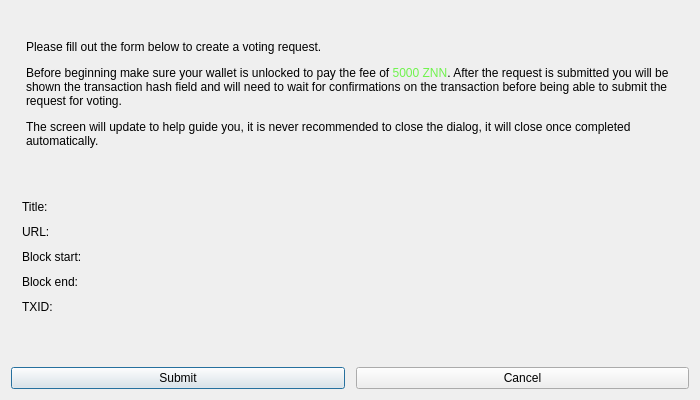
<?xml version="1.0" encoding="UTF-8"?>
<ui version="4.0">
 <class>ProposalDialog</class>
 <widget class="QDialog" name="ProposalDialog">
  <property name="geometry">
   <rect>
    <x>0</x>
    <y>0</y>
    <width>700</width>
    <height>400</height>
   </rect>
  </property>
  <property name="minimumSize">
   <size>
    <width>700</width>
    <height>400</height>
   </size>
  </property>
  <property name="maximumSize">
   <size>
    <width>700</width>
    <height>400</height>
   </size>
  </property>
  <property name="windowTitle">
   <string>Budget Proposal</string>
  </property>
  <layout class="QVBoxLayout" name="verticalLayout">
   <property name="spacing">
    <number>11</number>
   </property>
   <property name="leftMargin">
    <number>11</number>
   </property>
   <property name="topMargin">
    <number>11</number>
   </property>
   <property name="rightMargin">
    <number>11</number>
   </property>
   <property name="bottomMargin">
    <number>11</number>
   </property>
   <item>
    <widget class="QLabel" name="infoLabel">
     <property name="styleSheet">
      <string notr="true">margin: 12px;</string>
     </property>
     <property name="text">
      <string>&lt;html&gt;&lt;head/&gt;&lt;body&gt;&lt;p&gt;Please fill out the form below to create a voting request. &lt;/p&gt;&lt;p&gt;Before beginning make sure your wallet is unlocked to pay the fee of &lt;span style=&quot;color:#6ff34d&quot;&gt;5000 ZNN&lt;/span&gt;. After the request is submitted you will be shown the transaction hash field and will need to wait for confirmations on the transaction before being able to submit the request for voting.&lt;/p&gt;&lt;p&gt;The screen will update to help guide you, it is never recommended to close the dialog, it will close once completed automatically.&lt;/p&gt;&lt;/body&gt;&lt;/html&gt;</string>
     </property>
     <property name="wordWrap">
      <bool>true</bool>
     </property>
    </widget>
   </item>
   <item>
    <layout class="QVBoxLayout" name="verticalLayout_2">
     <item>
      <layout class="QFormLayout" name="formLayout">
       <property name="fieldGrowthPolicy">
        <enum>QFormLayout::AllNonFixedFieldsGrow</enum>
       </property>
       <property name="horizontalSpacing">
        <number>11</number>
       </property>
       <property name="verticalSpacing">
        <number>11</number>
       </property>
       <property name="leftMargin">
        <number>11</number>
       </property>
       <property name="topMargin">
        <number>11</number>
       </property>
       <property name="rightMargin">
        <number>11</number>
       </property>
       <property name="bottomMargin">
        <number>11</number>
       </property>
       <item row="0" column="0">
        <widget class="QLabel" name="label">
         <property name="text">
          <string>Title:</string>
         </property>
         <property name="buddy">
          <cstring>nameEdit</cstring>
         </property>
        </widget>
       </item>
       <item row="0" column="1">
        <widget class="QValidatedLineEdit" name="nameEdit" native="true"/>
       </item>
       <item row="1" column="0">
        <widget class="QLabel" name="label_2">
         <property name="text">
          <string>URL:</string>
         </property>
         <property name="buddy">
          <cstring>urlEdit</cstring>
         </property>
        </widget>
       </item>
       <item row="1" column="1">
        <widget class="QValidatedLineEdit" name="urlEdit" native="true"/>
       </item>
       <item row="2" column="0">
        <widget class="QLabel" name="label_7">
         <property name="text">
          <string>Block start:</string>
         </property>
         <property name="buddy">
          <cstring>blockStart</cstring>
         </property>
        </widget>
       </item>
       <item row="2" column="1">
        <widget class="QValidatedLineEdit" name="blockStart" native="true"/>
       </item>
       <item row="3" column="0">
        <widget class="QLabel" name="label_4">
         <property name="text">
          <string>Block end:</string>
         </property>
         <property name="buddy">
          <cstring>blockEnd</cstring>
         </property>
        </widget>
       </item>
       <item row="3" column="1">
        <widget class="QValidatedLineEdit" name="blockEnd" native="true"/>
       </item>
       <item row="4" column="0">
        <widget class="QLabel" name="hashLabel">
         <property name="text">
          <string>TXID:</string>
         </property>
         <property name="buddy">
          <cstring>hashEdit</cstring>
         </property>
        </widget>
       </item>
       <item row="4" column="1">
        <widget class="QValidatedLineEdit" name="hashEdit" native="true"/>
       </item>
       <item row="5" column="1">
        <widget class="QLabel" name="confirmLabel">
         <property name="text">
          <string/>
         </property>
        </widget>
       </item>
      </layout>
     </item>
    </layout>
   </item>
   <item>
    <layout class="QHBoxLayout" name="horizontalLayout">
     <item>
      <widget class="QPushButton" name="acceptButton">
       <property name="text">
        <string>Submit</string>
       </property>
      </widget>
     </item>
     <item>
      <widget class="QPushButton" name="cancelButton">
       <property name="text">
        <string>Cancel</string>
       </property>
      </widget>
     </item>
    </layout>
   </item>
  </layout>
 </widget>
 <customwidgets>
  <customwidget>
   <class>QValidatedLineEdit</class>
   <extends>QWidget</extends>
   <header>qvalidatedlineedit.h</header>
  </customwidget>
 </customwidgets>
 <resources/>
 <connections/>
</ui>
